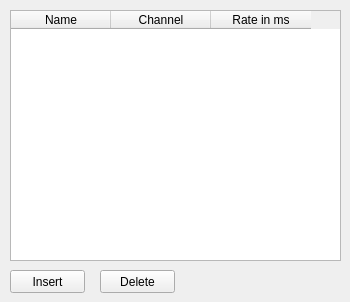
      <widget class="QWidget" name="tab_6">
       <property name="sizePolicy">
        <sizepolicy hsizetype="Expanding" vsizetype="Expanding">
         <horstretch>0</horstretch>
         <verstretch>0</verstretch>
        </sizepolicy>
       </property>
       <attribute name="title">
        <string>Events</string>
       </attribute>
       <widget class="QTableWidget" name="deviceEventsTable">
        <property name="geometry">
         <rect>
          <x>10</x>
          <y>10</y>
          <width>331</width>
          <height>251</height>
         </rect>
        </property>
        <property name="editTriggers">
         <set>QAbstractItemView::NoEditTriggers</set>
        </property>
        <property name="selectionBehavior">
         <enum>QAbstractItemView::SelectRows</enum>
        </property>
        <column>
         <property name="text">
          <string>Name</string>
         </property>
         <property name="textAlignment">
          <set>AlignCenter</set>
         </property>
        </column>
        <column>
         <property name="text">
          <string>Channel</string>
         </property>
         <property name="textAlignment">
          <set>AlignCenter</set>
         </property>
        </column>
        <column>
         <property name="text">
          <string>Rate in ms</string>
         </property>
         <property name="textAlignment">
          <set>AlignCenter</set>
         </property>
        </column>
       </widget>
       <widget class="QPushButton" name="deviceEventsInsertBtn">
        <property name="geometry">
         <rect>
          <x>10</x>
          <y>270</y>
          <width>75</width>
          <height>23</height>
         </rect>
        </property>
        <property name="text">
         <string>Insert</string>
        </property>
       </widget>
       <widget class="QPushButton" name="deviceEventsDeleteBtn">
        <property name="geometry">
         <rect>
          <x>100</x>
          <y>270</y>
          <width>75</width>
          <height>23</height>
         </rect>
        </property>
        <property name="text">
         <string>Delete</string>
        </property>
       </widget>
      </widget>
